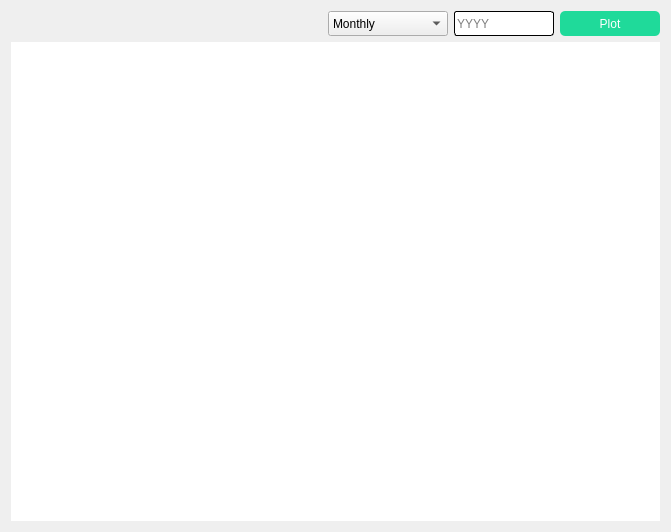
<?xml version="1.0" encoding="UTF-8"?>
<ui version="4.0">
 <class>Analysis</class>
 <widget class="QWidget" name="Analysis">
  <property name="geometry">
   <rect>
    <x>0</x>
    <y>0</y>
    <width>671</width>
    <height>532</height>
   </rect>
  </property>
  <property name="windowTitle">
   <string>Form</string>
  </property>
  <layout class="QGridLayout" name="gridLayout">
   <item row="0" column="2">
    <widget class="QLineEdit" name="yearLineEdit">
     <property name="sizePolicy">
      <sizepolicy hsizetype="Preferred" vsizetype="Fixed">
       <horstretch>0</horstretch>
       <verstretch>0</verstretch>
      </sizepolicy>
     </property>
     <property name="minimumSize">
      <size>
       <width>100</width>
       <height>25</height>
      </size>
     </property>
     <property name="styleSheet">
      <string notr="true">border-radius:3px;
border-width:1px;
border-style:solid;</string>
     </property>
     <property name="inputMask">
      <string/>
     </property>
     <property name="placeholderText">
      <string>YYYY</string>
     </property>
    </widget>
   </item>
   <item row="0" column="0">
    <spacer name="horizontalSpacer">
     <property name="orientation">
      <enum>Qt::Horizontal</enum>
     </property>
     <property name="sizeHint" stdset="0">
      <size>
       <width>575</width>
       <height>20</height>
      </size>
     </property>
    </spacer>
   </item>
   <item row="0" column="3">
    <widget class="QPushButton" name="drawButton">
     <property name="minimumSize">
      <size>
       <width>100</width>
       <height>25</height>
      </size>
     </property>
     <property name="styleSheet">
      <string notr="true">QPushButton:hover
{
background-color:  rgb(100, 182, 100);

}

QPushButton 
{
     font: 75  14pt &quot;Calibri&quot;;
	background-color: #1FDA9A;
	
	color: rgb(255, 255, 255);

	border-radius: 5px;

}</string>
     </property>
     <property name="text">
      <string>Plot</string>
     </property>
    </widget>
   </item>
   <item row="2" column="0" colspan="4">
    <widget class="QCustomPlot" name="customPlot" native="true">
     <property name="styleSheet">
      <string notr="true">background-color: rgb(255, 255, 255);</string>
     </property>
    </widget>
   </item>
   <item row="0" column="1">
    <widget class="QComboBox" name="comboBox">
     <property name="minimumSize">
      <size>
       <width>120</width>
       <height>25</height>
      </size>
     </property>
     <item>
      <property name="text">
       <string>Monthly</string>
      </property>
     </item>
     <item>
      <property name="text">
       <string>Yearly</string>
      </property>
     </item>
    </widget>
   </item>
  </layout>
 </widget>
 <customwidgets>
  <customwidget>
   <class>QCustomPlot</class>
   <extends>QWidget</extends>
   <header>qcustomplot.h</header>
   <container>1</container>
  </customwidget>
 </customwidgets>
 <resources/>
 <connections/>
</ui>
